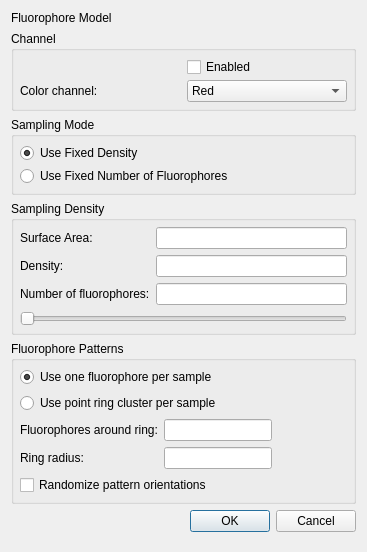
<?xml version="1.0" encoding="UTF-8"?>
<ui version="4.0">
 <class>FluorophoreModelDialog</class>
 <widget class="QDialog" name="FluorophoreModelDialog">
  <property name="geometry">
   <rect>
    <x>0</x>
    <y>0</y>
    <width>367</width>
    <height>552</height>
   </rect>
  </property>
  <property name="sizePolicy">
   <sizepolicy hsizetype="Preferred" vsizetype="Expanding">
    <horstretch>0</horstretch>
    <verstretch>0</verstretch>
   </sizepolicy>
  </property>
  <property name="windowTitle">
   <string>Fluorophore Model Editor</string>
  </property>
  <layout class="QVBoxLayout" name="verticalLayout">
   <item>
    <widget class="QLabel" name="gui_FluorophoreModelLabel">
     <property name="text">
      <string>Fluorophore Model</string>
     </property>
    </widget>
   </item>
   <item>
    <widget class="QGroupBox" name="gui_ColorChannelGroupBox">
     <property name="title">
      <string>Channel</string>
     </property>
     <layout class="QGridLayout" name="gridLayout">
      <property name="horizontalSpacing">
       <number>-1</number>
      </property>
      <property name="verticalSpacing">
       <number>3</number>
      </property>
      <property name="margin">
       <number>6</number>
      </property>
      <item row="1" column="0">
       <widget class="QLabel" name="gui_ColorChannelLabel">
        <property name="text">
         <string>Color channel:</string>
        </property>
       </widget>
      </item>
      <item row="1" column="1">
       <widget class="QComboBox" name="gui_ColorChannelComboBox">
        <item>
         <property name="text">
          <string>Red</string>
         </property>
        </item>
        <item>
         <property name="text">
          <string>Green</string>
         </property>
        </item>
        <item>
         <property name="text">
          <string>Blue</string>
         </property>
        </item>
        <item>
         <property name="text">
          <string>All</string>
         </property>
        </item>
       </widget>
      </item>
      <item row="0" column="1">
       <widget class="QCheckBox" name="gui_EnabledCheckBox">
        <property name="text">
         <string>Enabled</string>
        </property>
       </widget>
      </item>
     </layout>
    </widget>
   </item>
   <item>
    <widget class="QGroupBox" name="gui_SamplingModeGroupBox">
     <property name="title">
      <string>Sampling Mode</string>
     </property>
     <layout class="QVBoxLayout" name="verticalLayout_2">
      <property name="spacing">
       <number>3</number>
      </property>
      <property name="margin">
       <number>6</number>
      </property>
      <item>
       <widget class="QRadioButton" name="gui_useFixedDensity">
        <property name="text">
         <string>Use Fixed Density</string>
        </property>
        <property name="checked">
         <bool>true</bool>
        </property>
       </widget>
      </item>
      <item>
       <widget class="QRadioButton" name="gui_useFixedNumberOfFluorophores">
        <property name="text">
         <string>Use Fixed Number of Fluorophores</string>
        </property>
       </widget>
      </item>
     </layout>
    </widget>
   </item>
   <item>
    <widget class="QGroupBox" name="gui_SamplingDensityGroupBox">
     <property name="title">
      <string>Sampling Density</string>
     </property>
     <layout class="QFormLayout" name="formLayout_3">
      <property name="horizontalSpacing">
       <number>-1</number>
      </property>
      <property name="verticalSpacing">
       <number>-1</number>
      </property>
      <property name="margin">
       <number>6</number>
      </property>
      <item row="0" column="0">
       <widget class="QLabel" name="gui_AreaLabel">
        <property name="text">
         <string>Surface Area:</string>
        </property>
       </widget>
      </item>
      <item row="0" column="1">
       <widget class="QLineEdit" name="gui_AreaEdit">
        <property name="minimumSize">
         <size>
          <width>150</width>
          <height>0</height>
         </size>
        </property>
        <property name="readOnly">
         <bool>true</bool>
        </property>
       </widget>
      </item>
      <item row="1" column="0">
       <widget class="QLabel" name="gui_DensityLabel">
        <property name="text">
         <string>Density:</string>
        </property>
       </widget>
      </item>
      <item row="1" column="1">
       <widget class="QLineEdit" name="gui_DensityEdit">
        <property name="minimumSize">
         <size>
          <width>150</width>
          <height>0</height>
         </size>
        </property>
       </widget>
      </item>
      <item row="2" column="0">
       <widget class="QLabel" name="gui_NumberOfFluorophoresLabel">
        <property name="text">
         <string>Number of fluorophores:</string>
        </property>
       </widget>
      </item>
      <item row="2" column="1">
       <widget class="QLineEdit" name="gui_NumberOfFluorophoresEdit">
        <property name="minimumSize">
         <size>
          <width>150</width>
          <height>0</height>
         </size>
        </property>
       </widget>
      </item>
      <item row="3" column="0" colspan="2">
       <widget class="QSlider" name="gui_NumberOfFluorophoresSlider">
        <property name="maximum">
         <number>100000</number>
        </property>
        <property name="orientation">
         <enum>Qt::Horizontal</enum>
        </property>
       </widget>
      </item>
     </layout>
    </widget>
   </item>
   <item>
    <widget class="QGroupBox" name="gui_FluorophorePatternsGroupBox">
     <property name="title">
      <string>Fluorophore Patterns</string>
     </property>
     <property name="checkable">
      <bool>false</bool>
     </property>
     <layout class="QFormLayout" name="formLayout_2">
      <property name="fieldGrowthPolicy">
       <enum>QFormLayout::FieldsStayAtSizeHint</enum>
      </property>
      <property name="horizontalSpacing">
       <number>-1</number>
      </property>
      <property name="verticalSpacing">
       <number>-1</number>
      </property>
      <property name="margin">
       <number>6</number>
      </property>
      <item row="0" column="0" colspan="2">
       <widget class="QRadioButton" name="gui_UseSingleFluorophorePerSampleRadioButton">
        <property name="text">
         <string>Use one fluorophore per sample</string>
        </property>
        <property name="checked">
         <bool>true</bool>
        </property>
       </widget>
      </item>
      <item row="2" column="0">
       <widget class="QLabel" name="gui_FluorophoresAroundRingLabel">
        <property name="text">
         <string>Fluorophores around ring:</string>
        </property>
       </widget>
      </item>
      <item row="2" column="1">
       <widget class="QLineEdit" name="gui_FluorophoresAroundRingEdit"/>
      </item>
      <item row="3" column="0">
       <widget class="QLabel" name="gui_RingRadiusLabel">
        <property name="text">
         <string>Ring radius:</string>
        </property>
       </widget>
      </item>
      <item row="3" column="1">
       <widget class="QLineEdit" name="gui_RingRadiusEdit"/>
      </item>
      <item row="4" column="0" colspan="2">
       <widget class="QCheckBox" name="gui_RandomizePatternOrientationsCheckBox">
        <property name="text">
         <string>Randomize pattern orientations</string>
        </property>
       </widget>
      </item>
      <item row="1" column="0" colspan="2">
       <widget class="QRadioButton" name="gui_UsePointRingClusterRadioButton">
        <property name="text">
         <string>Use point ring cluster per sample</string>
        </property>
       </widget>
      </item>
     </layout>
    </widget>
   </item>
   <item>
    <widget class="QDialogButtonBox" name="buttonBox">
     <property name="sizePolicy">
      <sizepolicy hsizetype="Expanding" vsizetype="Minimum">
       <horstretch>0</horstretch>
       <verstretch>0</verstretch>
      </sizepolicy>
     </property>
     <property name="orientation">
      <enum>Qt::Horizontal</enum>
     </property>
     <property name="standardButtons">
      <set>QDialogButtonBox::Cancel|QDialogButtonBox::Ok</set>
     </property>
    </widget>
   </item>
   <item>
    <spacer name="verticalSpacer">
     <property name="orientation">
      <enum>Qt::Vertical</enum>
     </property>
     <property name="sizeHint" stdset="0">
      <size>
       <width>20</width>
       <height>40</height>
      </size>
     </property>
    </spacer>
   </item>
  </layout>
 </widget>
 <resources/>
 <connections>
  <connection>
   <sender>buttonBox</sender>
   <signal>accepted()</signal>
   <receiver>FluorophoreModelDialog</receiver>
   <slot>accept()</slot>
   <hints>
    <hint type="sourcelabel">
     <x>254</x>
     <y>227</y>
    </hint>
    <hint type="destinationlabel">
     <x>157</x>
     <y>245</y>
    </hint>
   </hints>
  </connection>
  <connection>
   <sender>buttonBox</sender>
   <signal>rejected()</signal>
   <receiver>FluorophoreModelDialog</receiver>
   <slot>reject()</slot>
   <hints>
    <hint type="sourcelabel">
     <x>322</x>
     <y>227</y>
    </hint>
    <hint type="destinationlabel">
     <x>286</x>
     <y>245</y>
    </hint>
   </hints>
  </connection>
 </connections>
</ui>
